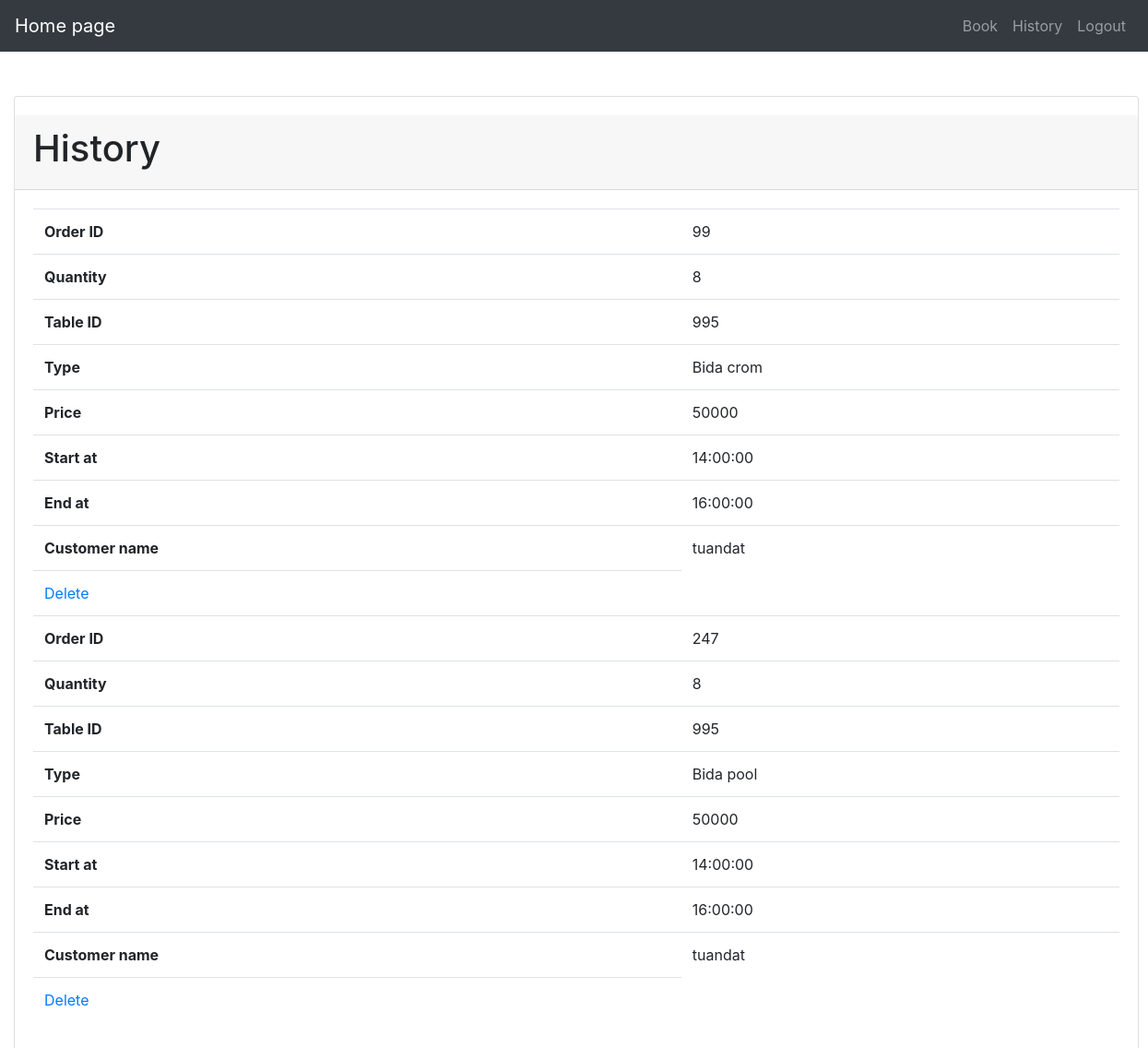
The app's page /Sourcecode/index_bill.php (signed in) with its own data.
### tables this page shows
CREATE TABLE `bill` (
  `orderID` int(11) NOT NULL,
  `quantity` int(11) NOT NULL,
  `tableID` int(11) NOT NULL,
  `types` varchar(250) NOT NULL,
  `prices` float NOT NULL,
  `timeToStart` time NOT NULL,
  `timeToEnd` time NOT NULL,
  `customerName` varchar(1024) NOT NULL
);

### Sourcecode/history.php (the view, shortened to what this page needs)
<!DOCTYPE html>
<html lang="en">
<head>
  <link rel="stylesheet" href="https://maxcdn.bootstrapcdn.com/bootstrap/4.5.2/css/bootstrap.min.css">
</head>
<body>
    <nav class="navbar navbar-expand-md bg-dark navbar-dark fixed-top">
        <a class="navbar-brand" href="home.php">Home page</a>
        <div class="collapse navbar-collapse" id="collapsibleNavbar">
            <ul class="navbar-nav ml-auto">
                <li class="nav-item">
                    <a class="nav-link" href="book.php">Book</a>
                </li>
                <li class="nav-item">
                    <a class="nav-link" href="history.php">History</a>
                </li>
                <li class="nav-item">
                    <a class="nav-link" href="logout.php">Logout</a>
                </li>
            </ul>
        </div>
    </nav>
    <div class="container-fluid" style="margin-top:80px">
        <div class="card" style="width:1220px;padding-top:20px">
			<div class="card-header">
				<h1>History</h1>
			</div>
            <div class="card-body">
				<table class="table">
					<?php
					$host = "localhost";
					$user = "root";
					$pass = "";
					$database = "database";
					$ketnoi = new mysqli($host,$user,$pass,$database);
					mysqli_set_charset($ketnoi,"utf8");
					$truyvan = "SELECT * FROM `bill`";
					$data = mysqli_query($ketnoi,$truyvan);
					while($row = mysqli_fetch_assoc($data)){
					?>
						<tr>
							<th style="margin:auto">Order ID</th>
							<td style="margin:auto"><?php echo "".$row["orderID"]; ?></td>
						</tr>
						<tr>
							<th style="margin:auto">Quantity</th>
							<td style="margin:auto"><?php echo "".$row["quantity"]; ?></td>
						</tr>
						<tr>
							<th style="margin:auto">Table ID</th>
							<td style="margin:auto"><?php echo "".$row["tableID"]; ?></td>
						</tr>
						<tr>
							<th style="margin:auto">Type</th>
							<td style="margin:auto"><?php echo "".$row["types"]; ?></td>
						</tr>
						<tr>
							<th style="margin:auto">Price</th>
							<td style="margin:auto">50000</td>
						</tr>
						<tr>
							<th style="margin:auto">Start at</th>
							<td style="margin:auto"><?php echo "".$row["timeToStart"]; ?></td>
						</tr>
						<tr>
							<th style="margin:auto">End at</th>
							<td style="margin:auto"><?php echo "".$row["timeToEnd"]; ?></td>
						</tr>
						<tr>
							<th style="margin:auto">Customer name</th>
							<td style="margin:auto"><?php echo "".$row["customerName"]; ?></td>
						</tr>
						<tr>
							<td><a onclick="return Del_his('<?php echo $row['orderID']; ?>')" href="index_bill.php?page_layout=del_bill&id=<?php echo $row['orderID']?>">Delete</a></td>
						</tr>
					<?php } ?>
				</table>
			</div>
        </div>
    </div>
</body>
</html>

### records on screen
bill: orderID "99", quantity "8", tableID "995", types "Bida crom", timeToStart "14:00:00", timeToEnd "16:00:00", customerName "tuandat"
bill: orderID "247", quantity "8", tableID "995", types "Bida pool", timeToStart "14:00:00", timeToEnd "16:00:00", customerName "tuandat"
